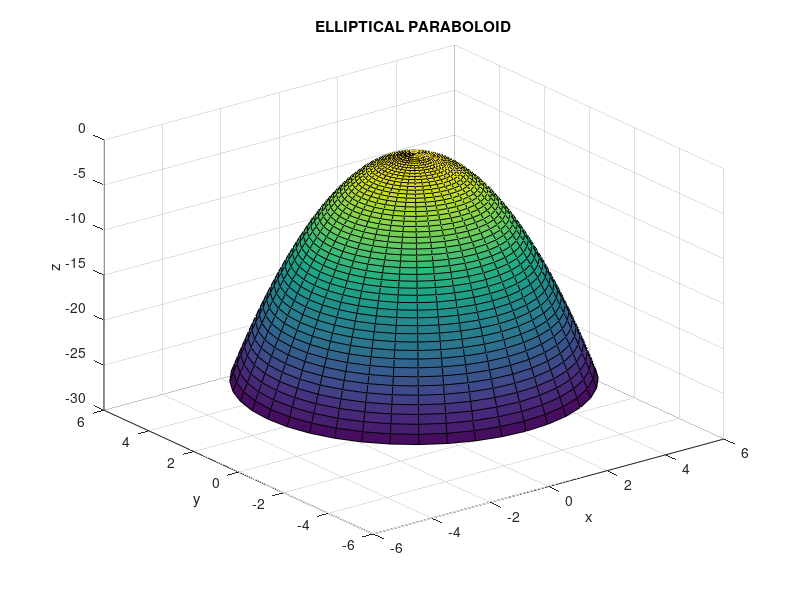

This figure's MATLAB source:
#
# elliptic-paraboloid.m
#
# Copyright 2015 2016 2017 2018 by John Gambini
#

figure;
[r,the]=meshgrid([0:0.1:5],[0:pi/20:2*pi]);
x1=r.*cos(the);
y1=r.*sin(the);
z1=-x1.^2-y1.^2;
surf(x1,y1,z1)

#df_x = -x1.*2;
#df_y = -y1.*2;
#z = zeros(size(x1));
%quiver3(x1,y1,z,df_x,df_y,z);

title('ELLIPTICAL PARABOLOID')
xlabel x
ylabel y
zlabel z

